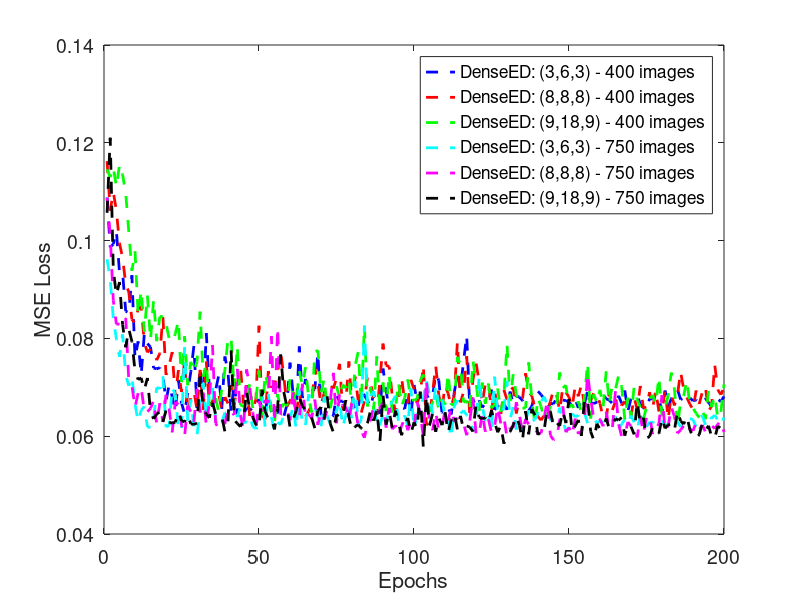
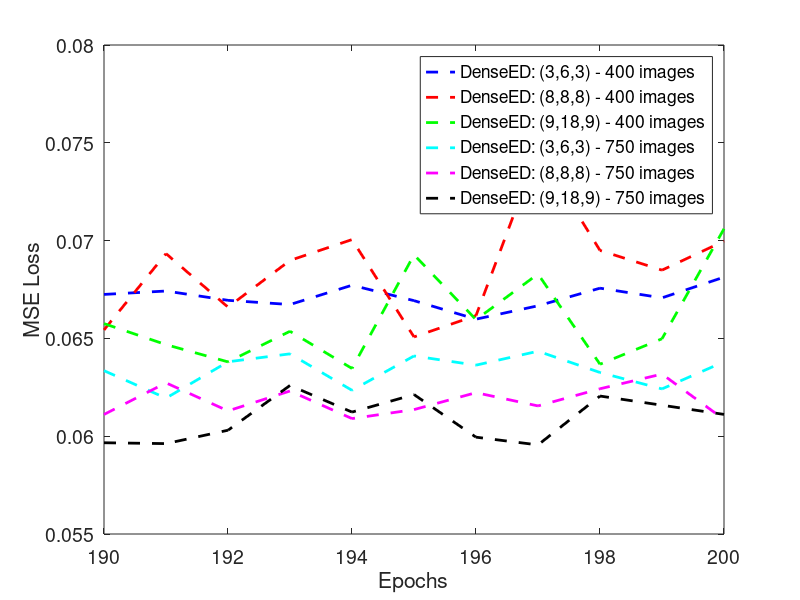

Here is the MATLAB script that generated these plots, in order:
clc 
close all
clear variables

%date:6th Feb 2021
%VM
font = 14;
linewidth = 2;
format long;
%addpath('/Users/varunmannam/Desktop/Spring21/Research_S21/Feb21/SPIE_SR/old_SR_files/mse_plots/');
addpath('/Users/varunmannam/Desktop/Spring21/Research_S21/Feb21/0702/SR_new_results/mse_loss/'); 
%%new simulations with diff test samples 400 images for vm41 and vm521 and
%%50 images for vm6141

addpath('/Users/varunmannam/Desktop/Spring21/Research_S21/Feb21/0702/SR_new_results/mse_test_1sample/');
%sims with test=1 FOV8 8 1st image
lr1 = load('DenseED_test_RMSE_0602_2021_20210206_192659_vm41.txt'); %new result with VM4 SR result MSE 
lr2 = load('DenseED_test_RMSE_0602_2021_20210206_200818_vm521.txt'); %new result with VM52 SR result MSE 
lr3 = load('DenseED_test_RMSE_0602_2021_20210206_215826_vm6141.txt'); %new result with VM614 SR result MSE 
lr4 = load('DenseED_test_RMSE_0602_2021_20210206_231338_vm6142.txt'); %new result with VM6142 SR result MSE 
lr5 = load('DenseED_test_RMSE_0602_2021_20210206_231249_vm711.txt'); %new result with VM711 SR result MSE 
lr6 = load('DenseED_test_RMSE_0602_2021_20210206_233131_vm712.txt'); %new result with VM712 SR result MSE 


epochs = 200;
x=[1:epochs]';

% figure, 
% plot(x,lr1,'b--', 'Linewidth', linewidth);
% hold on
% plot(x,lr2,'r--', 'Linewidth', linewidth);
% plot(x,lr3,'g--', 'Linewidth', linewidth);
% plot(x,lr4,'m--', 'Linewidth', linewidth);
% plot(x,lr5,'c--', 'Linewidth', linewidth);
% plot(x,lr6,'k--', 'Linewidth', linewidth);
% xlabel('Epochs');
% ylabel('MSE loss');
% legend('Configuration: (9,18,9) with 400 images', 'Configuration: (8,8,8) with 400 images, 64 channels', 'Configuration: (9,18,9) with 750 images', ...
% 'Configuration: (8,8,8) with 750 images, 64 channels', 'Configuration: (3,6,3) with 400 images', 'Configuration: (3,6,3) with 750 images', 'Location', 'best');
% %colormap(gray); colorbar;
% set(gca,'FontSize',font);
% 
% 
% figure, 
% plot(x(epochs-10:epochs),lr1(epochs-10:epochs),'b-', 'Linewidth', linewidth);
% hold on
% plot(x(epochs-10:epochs),lr2(epochs-10:epochs),'r-', 'Linewidth', linewidth);
% plot(x(epochs-10:epochs),lr3(epochs-10:epochs),'g-', 'Linewidth', linewidth);
% plot(x(epochs-10:epochs),lr4(epochs-10:epochs),'m-', 'Linewidth', linewidth);
% plot(x(epochs-10:epochs),lr5(epochs-10:epochs),'c-', 'Linewidth', linewidth);
% plot(x(epochs-10:epochs),lr6(epochs-10:epochs),'k-', 'Linewidth', linewidth);
% xlabel('Epochs');
% ylabel('MSE loss');
% %title('training loss Unet nbn Keras');
% legend('Configuration: (9,18,9) with 400 images', 'Configuration: (8,8,8) with 400 images, 64 channels', 'Configuration: (9,18,9) with 750 images', ...
% 'Configuration: (8,8,8) with 750 images, 64 channels', 'Configuration: (3,6,3) with 400 images', 'Configuration: (3,6,3) with 750 images', 'Location', 'best');
% %colormap(gray); colorbar;
% set(gca,'FontSize',font);


%% 400 images
% figure, 
% plot(x,lr5,'b--', 'Linewidth', linewidth);
% hold on
% plot(x,lr2,'r--', 'Linewidth', linewidth);
% plot(x,lr1,'g--', 'Linewidth', linewidth);
% xlabel('Epochs');
% ylabel('MSE Loss');
% %title('training loss Unet nbn Keras');
% legend('DenseED: (3,6,3)','DenseED: (8,8,8)', 'DenseED: (9,18,9)', 'Location', 'best');
% %colormap(gray); colorbar;
% set(gca,'FontSize',font);
%% 750 images
% figure, 
% plot(x,lr6,'b--', 'Linewidth', linewidth);
% hold on
% plot(x,lr4,'r--', 'Linewidth', linewidth);
% plot(x,lr3,'g--', 'Linewidth', linewidth);
% xlabel('Epochs');
% ylabel('MSE Loss');
% %title('training loss Unet nbn Keras');
% legend('DenseED: (3,6,3)','DenseED: (8,8,8)', 'DenseED: (9,18,9)', 'Location', 'best');
% %colormap(gray); colorbar;
% set(gca,'FontSize',font);


figure, 
plot(x,lr5,'b--', 'Linewidth', linewidth);
hold on
plot(x,lr2,'r--', 'Linewidth', linewidth);
plot(x,lr1,'g--', 'Linewidth', linewidth);
plot(x,lr6,'c--', 'Linewidth', linewidth);
plot(x,lr4,'m--', 'Linewidth', linewidth);
plot(x,lr3,'k--', 'Linewidth', linewidth);
xlabel('Epochs');
ylabel('MSE Loss');
%title('training loss Unet nbn Keras');
legend('DenseED: (3,6,3) - 400 images','DenseED: (8,8,8) - 400 images', 'DenseED: (9,18,9) - 400 images',...
    'DenseED: (3,6,3) - 750 images','DenseED: (8,8,8) - 750 images', 'DenseED: (9,18,9) - 750 images','Location', 'best');
%colormap(gray); colorbar;
set(gca,'FontSize',font);

figure, 
plot(x(epochs-10:epochs),lr5(epochs-10:epochs),'b--', 'Linewidth', linewidth);
hold on
plot(x(epochs-10:epochs),lr2(epochs-10:epochs),'r--', 'Linewidth', linewidth);
plot(x(epochs-10:epochs),lr1(epochs-10:epochs),'g--', 'Linewidth', linewidth);
plot(x(epochs-10:epochs),lr6(epochs-10:epochs),'c--', 'Linewidth', linewidth);
plot(x(epochs-10:epochs),lr4(epochs-10:epochs),'m--', 'Linewidth', linewidth);
plot(x(epochs-10:epochs),lr3(epochs-10:epochs),'k--', 'Linewidth', linewidth);
xlabel('Epochs');
ylabel('MSE Loss');
%title('training loss Unet nbn Keras');
legend('DenseED: (3,6,3) - 400 images','DenseED: (8,8,8) - 400 images', 'DenseED: (9,18,9) - 400 images',...
    'DenseED: (3,6,3) - 750 images','DenseED: (8,8,8) - 750 images', 'DenseED: (9,18,9) - 750 images','Location', 'best');
%colormap(gray); colorbar;
set(gca,'FontSize',font);